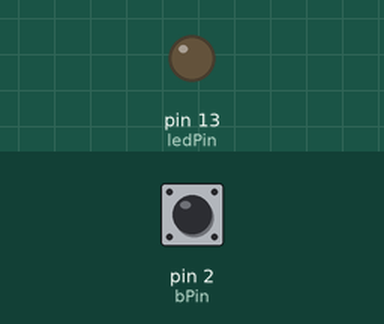
Bench run of a sketch on a simulated Arduino Uno, built with avr-gcc and run on an emulated ATmega328P. On the bench: output pins drawn as LEDs (lit = HIGH). The inputs (shaded band) are chosen by the test bench; at power-on: pin 2 (bPin) HIGH.

Above: at 1.2 s.
1.3 s: pin 2 (bPin) pulled LOW for 0.15 s
At 1.37 s:
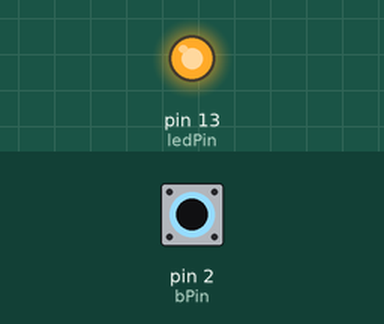
2.9 s: pin 2 (bPin) pulled LOW for 3.2 s
At 6.7 s:
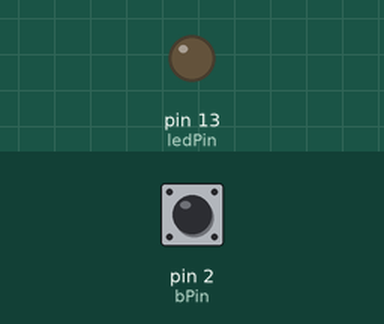
Timing chart, 0 to 8.2 s (numbered marks = the images above; inputs shaded):
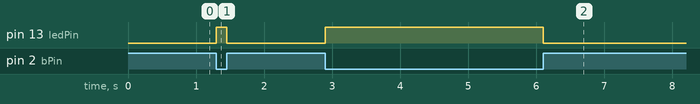

Measured:
- after the input at 1.3 s, pin 13 (ledPin): LOW → HIGH at once, → LOW 0.15 s later
- after the input at 2.9 s, pin 13 (ledPin): LOW → HIGH at once, → LOW 3.2 s later

The sketch:

Button-control-LED.ino
```cpp
int bPin = 2;
int ledPin = 13;

void setup() {
  pinMode(bPin, INPUT_PULLUP);
  pinMode(ledPin, OUTPUT);
}

void loop() {
  int value = digitalRead(bPin);

  if (value == LOW) {
    digitalWrite(ledPin, HIGH);
  } else {
    digitalWrite(ledPin, LOW);
  }
}
```
